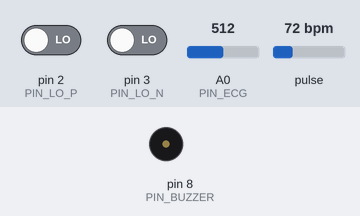
The sketch below on a simulated Arduino Uno, built with avr-gcc and run on an emulated ATmega328P. Parts: buzzer (waves = sounding). The inputs (shaded band) are chosen by the test bench; at power-on: pulse 72 bpm, pin 2 (PIN_LO_P) LOW, pin 3 (PIN_LO_N) LOW, A0 (PIN_ECG) = 512.

Above: at 1.2 s.
1.3 s: pulse set to 42 bpm
At 2.8 s:
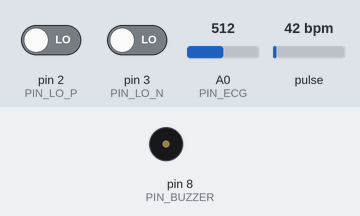
4.3 s: pulse set to 70 bpm
At 5.3 s:
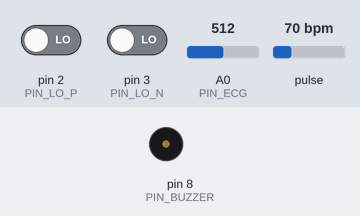
Timing chart, 0 to 13.3 s (numbered marks = the images above; inputs shaded):
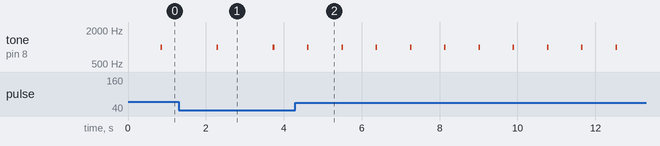

The sketch:

BioHeart.ino
```cpp
/*
  Bio-Heart - Arduino Uno + AD8232 + MAX30102 + HC-05 + buzzer
  Envia por Bluetooth una linea cada 20 ms (50 Hz):  ecg,bpm,spo2\n

  Conexiones:
  AD8232:   OUTPUT -> A0 | LO+ -> D2 | LO- -> D3 | 3.3V -> 3.3V | GND -> GND
  MAX30102: VIN -> 3.3V (o 5V segun modulo) | SDA -> A4 | SCL -> A5 | GND -> GND
  HC-05:    TX -> D10 | RX -> D11 (con divisor de voltaje 1k/2k) | VCC -> 5V | GND -> GND
  Buzzer:   + -> D8 | - -> GND

  Librerias (Administrar bibliotecas): "SparkFun MAX3010x Pulse and Proximity Sensor Library"
*/

#include <Wire.h>
#include <SoftwareSerial.h>
#include "MAX30105.h"
#include "heartRate.h"

SoftwareSerial bt(10, 11);  // RX, TX
MAX30105 sensor;

const int PIN_ECG = A0;
const int PIN_LO_P = 2;
const int PIN_LO_N = 3;
const int PIN_BUZZER = 8;

// --- BPM ---
long lastBeat = 0;
float bpm = 0;
int bpmAvg = 0;
const byte RATE_SIZE = 4;
byte rates[RATE_SIZE];
byte rateSpot = 0;

// --- SpO2 (estimacion simple, no calibrada) ---
float dcRed = 0, dcIr = 0;
float acRed = 0, acIr = 0;
int spo2 = 0;

unsigned long lastSend = 0;
bool dedoPuesto = false;

void setup() {
  Serial.begin(115200);
  bt.begin(9600);  // velocidad por defecto del HC-05
  pinMode(PIN_LO_P, INPUT);
  pinMode(PIN_LO_N, INPUT);
  pinMode(PIN_BUZZER, OUTPUT);

  if (!sensor.begin(Wire, I2C_SPEED_FAST)) {
    Serial.println("MAX30102 no encontrado");
    while (1);
  }
  sensor.setup(60, 4, 2, 100, 411, 4096);  // brillo, promedio, modo rojo+IR, 100 sps
}

void loop() {
  // Leer MAX30102
  sensor.check();
  while (sensor.available()) {
    long ir = sensor.getFIFOIR();
    long red = sensor.getFIFORed();
    sensor.nextSample();

    dedoPuesto = ir > 50000;

    if (dedoPuesto) {
      // BPM
      if (checkForBeat(ir)) {
        long delta = millis() - lastBeat;
        lastBeat = millis();
        bpm = 60.0 / (delta / 1000.0);
        if (bpm > 20 && bpm < 255) {
          rates[rateSpot++] = (byte)bpm;
          rateSpot %= RATE_SIZE;
          int sum = 0;
          for (byte i = 0; i < RATE_SIZE; i++) sum += rates[i];
          bpmAvg = sum / RATE_SIZE;
          tone(PIN_BUZZER, 1000, 40);  // beep en cada latido
        }
      }
      // SpO2: ratio AC/DC de rojo e infrarrojo
      dcRed = 0.95 * dcRed + 0.05 * red;
      dcIr = 0.95 * dcIr + 0.05 * ir;
      acRed = 0.95 * acRed + 0.05 * abs(red - dcRed);
      acIr = 0.95 * acIr + 0.05 * abs(ir - dcIr);
      if (dcRed > 0 && dcIr > 0 && acIr > 0) {
        float R = (acRed / dcRed) / (acIr / dcIr);
        int s = (int)(110.0 - 25.0 * R);
        spo2 = constrain(s, 80, 100);
      }
    } else {
      bpmAvg = 0;
      spo2 = 0;
    }
  }

  // Enviar cada 20 ms (50 Hz)
  if (millis() - lastSend >= 20) {
    lastSend = millis();
    int ecg = 0;
    if (digitalRead(PIN_LO_P) == 1 || digitalRead(PIN_LO_N) == 1) {
      ecg = -1;  // electrodos desconectados
    } else {
      ecg = analogRead(PIN_ECG);
    }
    bt.print(ecg);
    bt.print(",");
    bt.print(bpmAvg);
    bt.print(",");
    bt.println(spo2);
  }
}
```

Measured:
- after the input at 1.3 s, tone on pin 8 (PIN_BUZZER): alternates 1000 Hz for 0.04 s and silent for 1.4 s, starting after 0.98 s
- after the input at 4.3 s, tone on pin 8 (PIN_BUZZER): alternates 1000 Hz for 0.04 s and silent for 0.84 s, starting after 0.30 s
